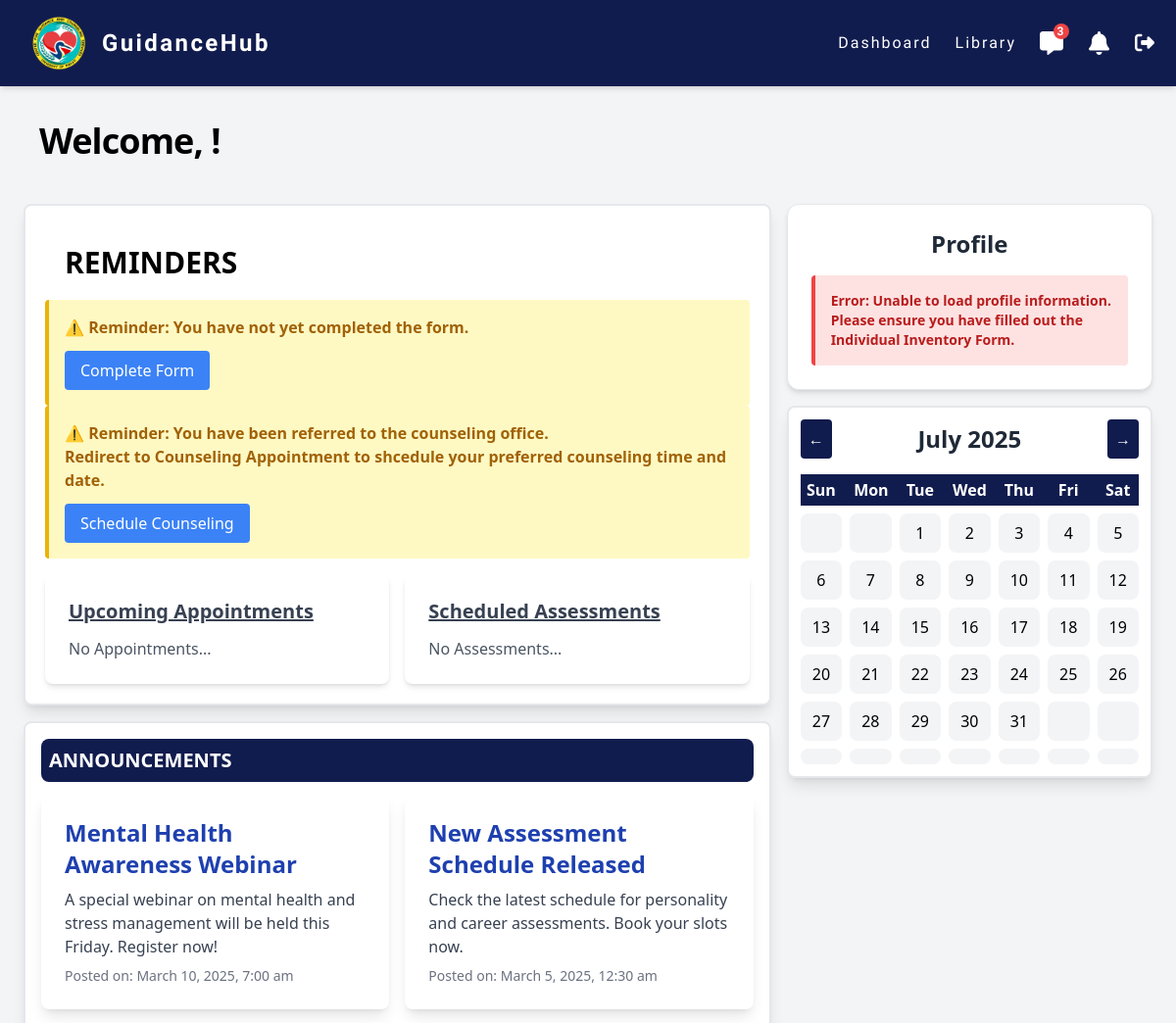
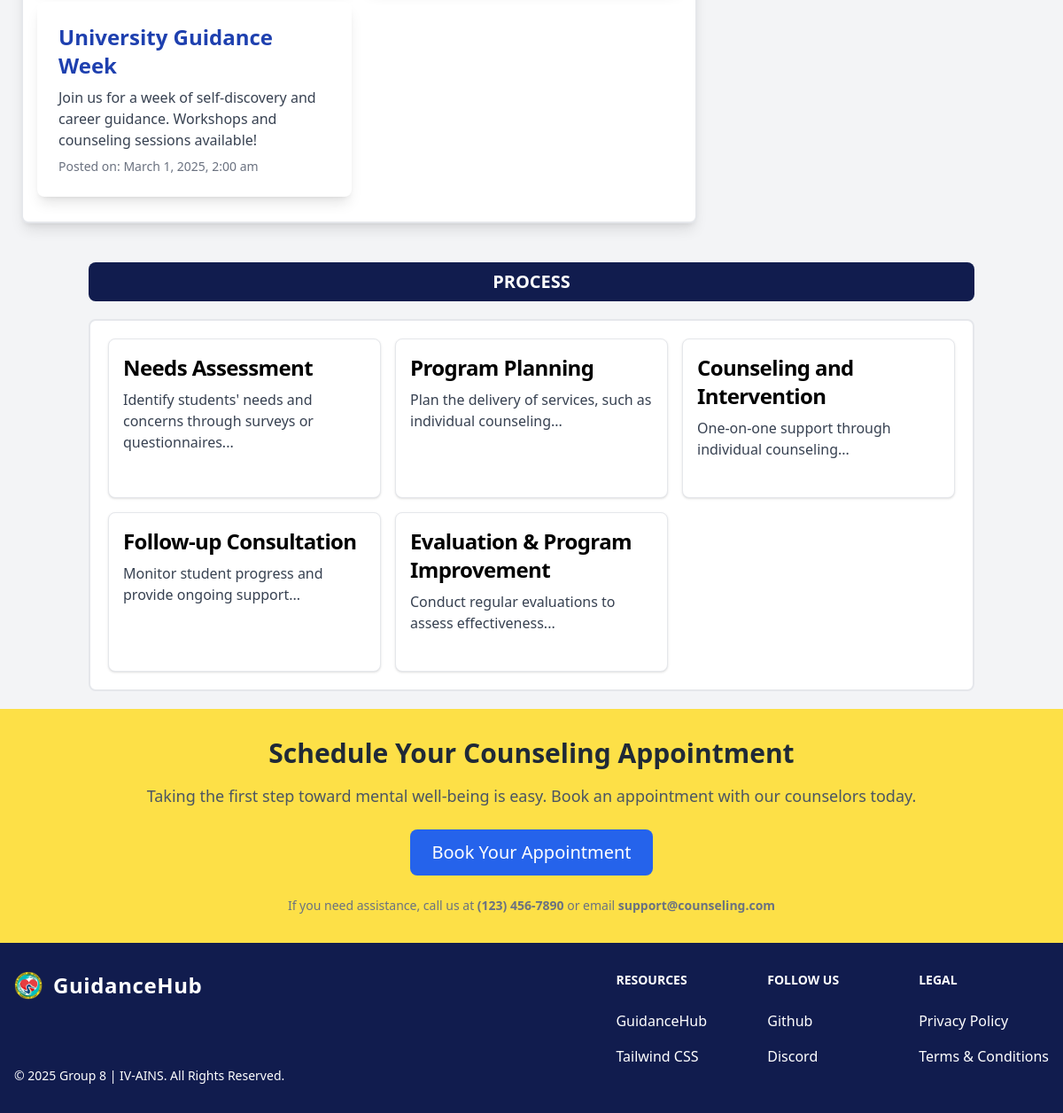
Page /src/student/dashboard.php (signed in) on the committed database (2 pictures, top to bottom).
### tables this page shows
CREATE TABLE `announcement` (
  `id` int(11) NOT NULL AUTO_INCREMENT,
  `title` varchar(255) NOT NULL,
  `content` text NOT NULL,
  `published_at` timestamp NOT NULL DEFAULT current_timestamp(),
  PRIMARY KEY (`id`)
);

### src/student/dashboard.php (the view, shortened to what the rows shown need)
<?php
$servername = "localhost";
$username = "u406807013_guidancehub";
$password = "GuidanceHub@2025";
$dbname = "u406807013_guidancehub";
$con = new mysqli($servername, $username, $password, $dbname);
$announcements = [];
$sql = "SELECT * FROM announcement ORDER BY published_at DESC";
$result = $con->query($sql);
if ($result) {
    $announcements = $result->fetch_all(MYSQLI_ASSOC);
} else {
    die("Error fetching announcements: " . $con->error);
}
$month = isset($_GET['month']) ? $_GET['month'] : date('m');
$year = isset($_GET['year']) ? $_GET['year'] : date('Y');
?>
<!doctype html>
<html>
<head>
        <link href="https://cdn.jsdelivr.net/npm/flowbite@2.5.2/dist/flowbite.min.css"  rel="stylesheet" />
        <script src="https://cdn.tailwindcss.com"></script>
        <link href="./output.css" rel="stylesheet">
</head>
<body class="bg-gray-100">
<h2 class="p-3 text-4xl font-bold tracking-tight mt-28 ml-7"><?php echo "Welcome, " . $_SESSION['name'] . "!<br>" ?></h2>
<main class="w-full p-4">
<div class="grid grid-cols-1 gap-4 p-2 mt-2 mb-5 lg:grid-cols-3">
    <div class="space-y-4 lg:col-span-2">
        <section class="p-5 bg-white border-2 rounded-lg shadow-lg">
            <h2 class="m-5 text-3xl font-bold">REMINDERS</h2>
            <div class="grid grid-cols-1 gap-4 mt-4 sm:grid-cols-2">
                <div class="p-6 bg-white rounded-lg shadow-md">
                    <h2 class="mb-3 text-xl font-bold text-gray-700 underline">Upcoming Appointments</h2>
                </div>
                <div class="p-6 bg-white rounded-lg shadow-md">
                    <h2 class="mb-3 text-xl font-bold text-gray-700 underline">Scheduled Assessments</h2>
                </div>
            </div>
        </section>
        <section class="p-4 bg-white border-2 rounded-lg shadow-lg">
            <div class="grid grid-cols-1 gap-4 my-3 sm:grid-cols-2">
                <?php if (empty($announcements)): ?>
                    <p class="text-gray-500 col-span-full">No announcements available.</p>
                <?php else: ?>
                    <?php foreach ($announcements as $announcement): ?>
                        <div class="p-6 bg-white rounded-lg shadow-lg">
                            <h3 class="mb-2 text-2xl font-semibold text-blue-800">
                                <?= htmlspecialchars($announcement['title']); ?>
                            </h3>
                            <p class="text-gray-700">
                                <?= nl2br(htmlspecialchars($announcement['content'])); ?>
                            </p>
                            <p class="mt-2 text-sm text-gray-500">
                                Posted on: <?= date('F j, Y, g:i a', strtotime($announcement['published_at'])); ?>
                            </p>
                        </div>
                    <?php endforeach; ?>
                <?php endif; ?>
            </div>
        </section>
    </div>
    <div class="space-y-4">
        <div class="p-3 bg-white border-2 rounded-lg shadow-lg">
            <div class="flex items-center justify-between mb-4">
                <h2 id="currentMonth" class="text-2xl font-bold text-gray-800" data-date="<?= "$year-$month-01"; ?>">
                    <?= date('F Y', strtotime("$year-$month-01")); ?>
                </h2>
            </div>
        </div>
    </div>
</div>
</main>
<section class="flex items-center justify-center w-full bg-yellow-300">
    <div class="p-8 text-center">
        <h2 class="mb-4 text-3xl font-semibold text-gray-800">Schedule Your Counseling Appointment</h2>
    </div>
</section>
<footer class="w-full blue-dark">
    <div class="w-full max-w-screen-xl p-4 py-6 mx-auto text-white lg:py-8">
        <div class="md:flex md:justify-between">
            <div class="grid grid-cols-2 gap-8 sm:gap-6 sm:grid-cols-3">
                <div>
                    <h2 class="mb-6 text-sm font-semibold uppercase">Resources</h2>
                </div>
                <div>
                    <h2 class="mb-6 text-sm font-semibold uppercase">Follow us</h2>
                </div>
                <div>
                    <h2 class="mb-6 text-sm font-semibold uppercase">Legal</h2>
                </div>
            </div>
        </div>
    </div>
</footer>
</body>
</html>

### rows in the picture
announcement: title "Mental Health Awareness Webinar", content "A special webinar on mental health and stress management will be held this Friday. Register now!", published_at "March 10, 2025, 7:00 am"
announcement: title "New Assessment Schedule Released", content "Check the latest schedule for personality and career assessments. Book your slots now.", published_at "March 5, 2025, 12:30 am"
announcement: title "University Guidance Week", content "Join us for a week of self-discovery and career guidance. Workshops and counseling sessions available!", published_at "March 1, 2025, 2:00 am"

### other values in the picture
date('F Y', strtotime("$year-$month-01")) "July 2025"
$day "Sun"
$day "Mon"
$day "Tue"
$day "Wed"
$day "Thu"
$day "Fri"
$day "Sat"
$day ?: '' "1"
$day ?: '' "2"
$day ?: '' "3"
$day ?: '' "4"
$day ?: '' "5"
$day ?: '' "6"
$day ?: '' "7"
